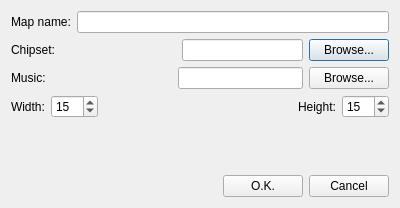
<?xml version="1.0" encoding="UTF-8"?>
<ui version="4.0">
 <class>MapEditDialog</class>
 <widget class="QDialog" name="MapEditDialog">
  <property name="geometry">
   <rect>
    <x>0</x>
    <y>0</y>
    <width>400</width>
    <height>208</height>
   </rect>
  </property>
  <property name="windowTitle">
   <string>New map dialog</string>
  </property>
  <layout class="QHBoxLayout" name="horizontalLayout">
   <item>
    <layout class="QVBoxLayout" name="verticalLayout">
     <item>
      <layout class="QHBoxLayout" name="horizontalLayout_2">
       <item>
        <widget class="QLabel" name="labelMapName">
         <property name="text">
          <string>Map name:</string>
         </property>
        </widget>
       </item>
       <item>
        <widget class="QLineEdit" name="lineEditMapName"/>
       </item>
      </layout>
     </item>
     <item>
      <layout class="QHBoxLayout" name="horizontalLayoutChipset">
       <item>
        <widget class="QLabel" name="labelChipset">
         <property name="text">
          <string>Chipset:</string>
         </property>
        </widget>
       </item>
       <item>
        <spacer name="horizontalSpacer_4">
         <property name="orientation">
          <enum>Qt::Horizontal</enum>
         </property>
         <property name="sizeHint" stdset="0">
          <size>
           <width>40</width>
           <height>20</height>
          </size>
         </property>
        </spacer>
       </item>
       <item>
        <widget class="QLineEdit" name="lineEditChipset">
         <property name="readOnly">
          <bool>true</bool>
         </property>
        </widget>
       </item>
       <item>
        <widget class="QPushButton" name="pushButtonBrowseChipset">
         <property name="text">
          <string>Browse...</string>
         </property>
        </widget>
       </item>
      </layout>
     </item>
     <item>
      <layout class="QHBoxLayout" name="horizontalLayoutMusic">
       <item>
        <widget class="QLabel" name="labelMusic">
         <property name="text">
          <string>Music:</string>
         </property>
        </widget>
       </item>
       <item>
        <spacer name="horizontalSpacer_3">
         <property name="orientation">
          <enum>Qt::Horizontal</enum>
         </property>
         <property name="sizeHint" stdset="0">
          <size>
           <width>40</width>
           <height>20</height>
          </size>
         </property>
        </spacer>
       </item>
       <item>
        <widget class="QLineEdit" name="lineEditMusic">
         <property name="readOnly">
          <bool>true</bool>
         </property>
        </widget>
       </item>
       <item>
        <widget class="QPushButton" name="pushButtonBrowseMusic">
         <property name="text">
          <string>Browse...</string>
         </property>
        </widget>
       </item>
      </layout>
     </item>
     <item>
      <layout class="QHBoxLayout" name="horizontalLayoutMapDimensions">
       <item>
        <widget class="QLabel" name="labelMapWidth">
         <property name="text">
          <string>Width:</string>
         </property>
        </widget>
       </item>
       <item>
        <widget class="QSpinBox" name="spinBoxMapWidth">
         <property name="minimum">
          <number>1</number>
         </property>
         <property name="maximum">
          <number>999</number>
         </property>
         <property name="value">
          <number>15</number>
         </property>
        </widget>
       </item>
       <item>
        <spacer name="horizontalSpacer_2">
         <property name="orientation">
          <enum>Qt::Horizontal</enum>
         </property>
         <property name="sizeHint" stdset="0">
          <size>
           <width>40</width>
           <height>20</height>
          </size>
         </property>
        </spacer>
       </item>
       <item>
        <widget class="QLabel" name="labelHeight">
         <property name="text">
          <string>Height:</string>
         </property>
        </widget>
       </item>
       <item>
        <widget class="QSpinBox" name="spinBoxMapHeight">
         <property name="minimum">
          <number>1</number>
         </property>
         <property name="maximum">
          <number>999</number>
         </property>
         <property name="value">
          <number>15</number>
         </property>
        </widget>
       </item>
      </layout>
     </item>
     <item>
      <spacer name="verticalSpacer">
       <property name="orientation">
        <enum>Qt::Vertical</enum>
       </property>
       <property name="sizeHint" stdset="0">
        <size>
         <width>20</width>
         <height>40</height>
        </size>
       </property>
      </spacer>
     </item>
     <item>
      <layout class="QHBoxLayout" name="horizontalLayoutDialogButtons">
       <item>
        <spacer name="horizontalSpacer">
         <property name="orientation">
          <enum>Qt::Horizontal</enum>
         </property>
         <property name="sizeHint" stdset="0">
          <size>
           <width>40</width>
           <height>20</height>
          </size>
         </property>
        </spacer>
       </item>
       <item>
        <widget class="QPushButton" name="pushButtonOK">
         <property name="text">
          <string>O.K.</string>
         </property>
        </widget>
       </item>
       <item>
        <widget class="QPushButton" name="pushButtonCancel">
         <property name="text">
          <string>Cancel</string>
         </property>
        </widget>
       </item>
      </layout>
     </item>
    </layout>
   </item>
  </layout>
 </widget>
 <resources/>
 <connections>
  <connection>
   <sender>pushButtonOK</sender>
   <signal>clicked()</signal>
   <receiver>MapEditDialog</receiver>
   <slot>onOK()</slot>
   <hints>
    <hint type="sourcelabel">
     <x>307</x>
     <y>196</y>
    </hint>
    <hint type="destinationlabel">
     <x>226</x>
     <y>163</y>
    </hint>
   </hints>
  </connection>
  <connection>
   <sender>pushButtonCancel</sender>
   <signal>clicked()</signal>
   <receiver>MapEditDialog</receiver>
   <slot>reject()</slot>
   <hints>
    <hint type="sourcelabel">
     <x>388</x>
     <y>196</y>
    </hint>
    <hint type="destinationlabel">
     <x>292</x>
     <y>205</y>
    </hint>
   </hints>
  </connection>
  <connection>
   <sender>pushButtonBrowseChipset</sender>
   <signal>clicked()</signal>
   <receiver>MapEditDialog</receiver>
   <slot>onChipsetBrowse()</slot>
   <hints>
    <hint type="sourcelabel">
     <x>359</x>
     <y>47</y>
    </hint>
    <hint type="destinationlabel">
     <x>212</x>
     <y>123</y>
    </hint>
   </hints>
  </connection>
 </connections>
 <slots>
  <slot>onChipsetBrowse()</slot>
  <slot>onOK()</slot>
 </slots>
</ui>
